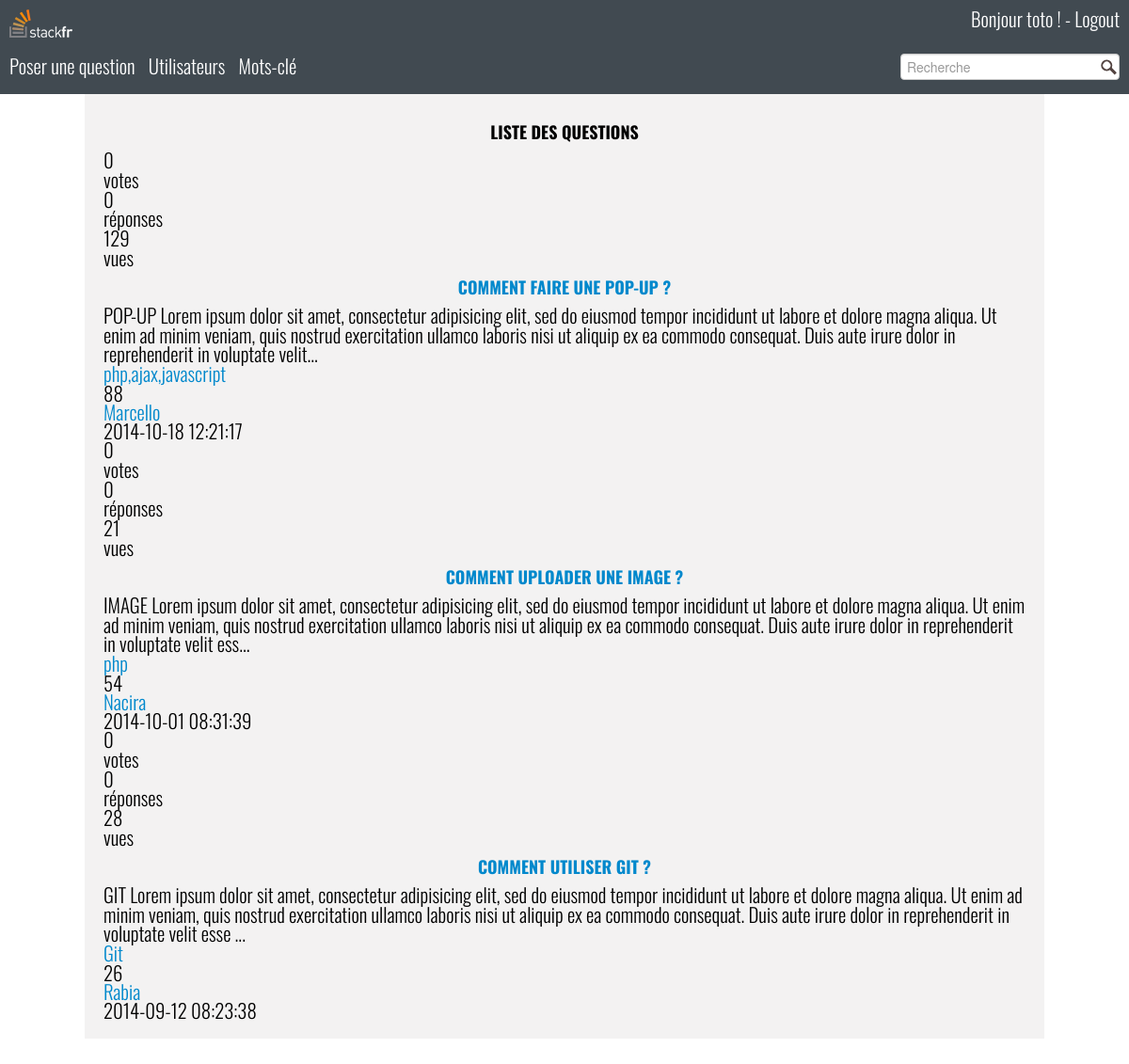
Screenshot of / (signed in) with the database file from the repository.
### tables this page shows
CREATE TABLE IF NOT EXISTS `question` (
  `id` int(11) NOT NULL AUTO_INCREMENT,
  `title` varchar(250) NOT NULL,
  `content` text NOT NULL,
  `tags` varchar(255) NOT NULL,
  `user_id` int(11) NOT NULL,
  `dateCreated` datetime NOT NULL,
  `dateModified` datetime NOT NULL,
  `vues` int(11) NOT NULL,
  `points` int(11) NOT NULL,
  PRIMARY KEY (`id`)
);

CREATE TABLE IF NOT EXISTS `user` (
  `id` int(11) NOT NULL AUTO_INCREMENT,
  `name` varchar(50) NOT NULL,
  `image` varchar(150) NOT NULL,
  `pseudo` varchar(100) NOT NULL,
  `mail` varchar(150) NOT NULL,
  `password` varchar(255) NOT NULL,
  `salt` varbinary(256) NOT NULL,
  `token` varchar(50) NOT NULL,
  `birthday` date NOT NULL,
  `job` varchar(150) NOT NULL,
  `location` varchar(100) NOT NULL,
  `lang` varchar(100) NOT NULL,
  `score` int(10) NOT NULL,
  `vote` int(10) NOT NULL,
  `websites` varchar(150) NOT NULL,
  `dateRegistred` date NOT NULL,
  `dateModified` date NOT NULL,
  `dateConnected` datetime NOT NULL,
  PRIMARY KEY (`id`)
);

### index.php (called while the page is built, shortened)
<?php
	include("db.php");
	include("inc/header.php");
	include("inc/nav.php");
	include("question_list.php");
	include("inc/footer.php");
?>

### question_list.php (the view)
 <?php
	$sql = "SELECT question.id,title,score,dateCreated,name,tags,		content,vues FROM question
				JOIN user ON question.user_id=user.id
				ORDER BY question.id DESC";
			$stmt = $dbh->prepare($sql);
			$stmt->execute();
			$questions = $stmt->fetchAll();
?>
<section class="container">
	<div class="qWrap">
		<h3 id="listeQ">Liste des Questions</h3>
		<?php
			foreach ($questions as $question){ ?>
		<div class="gauche">
			<div class="votes">
				<div class="compteur_votes">
					<span>0</span>
				</div>
				<p>votes</p>
			</div>
			<div class="reponses">
				<div class="compteur_reponses">
					<span>0</span>
				</div>
				<p>réponses</p>
			</div>
			<div class="vues">
				<div  class="compteur_vues">
					<span><?= $question['vues'];?></span>
				</div>
				<p>vues</p>
			</div>
		</div>
		<div class="question">
			<h3>
				<a href="detail_question.php?id=<?= $question['id'];?>"  class="lien_question" id="<?= $question['id'];?>" title=""><?php echo $question['title']; ?></a>
			</h3>
			<?php echo substr($question['content'],0,300)."..."; ?>
			<div class="tags">
				<a href="" id="tags" title="">
					<?= $question['tags'];?>
				</a>
			</div>
			<div class="date_user">
				<ul>
					<li class="score"><?= $question['score'];?></a></li>
					<li><a href="detail_profil.php?id=<?= $question['id'];?>"  class="lien_user" title=""><?= $question['name'];?></a></li>
					<li><?= $question['dateCreated'];?></a></li>
				</ul>
			</div>
		</div>
		<?php } ?>
	</div>
</section>

### css/style.css (style rules this page uses)
html, body, div, span, applet, object, iframe, h1, h2, h3, h4, h5, h6, p, blockquote, pre, a, abbr, acronym, address, big, cite, code, del, dfn, em, img, ins, kbd, q, s, samp, small, strike, strong, sub, sup, tt, var, b, u, i, center, dl, dt, dd, ol, ul, li, fieldset, form, label, legend, table, caption, tbody, tfoot, thead, tr, th, td, article, aside, canvas, details, embed, figure, figcaption, footer, header, hgroup, menu, nav, output, ruby, section, summary, time, mark, audio, video { margin: 0; padding: 0; border: 0; font-size: 100%; vertical-align: baseline; }
article, aside, details, figcaption, figure, footer, header, hgroup, menu, nav, section { display: block; }
body { line-height: 1; }
ol, ul { list-style: none; }
body { font: 300 1.3rem/1.3rem Oswald; color: #000; }
h3 { text-transform: uppercase; font-size: 18px; text-align: center; }
.container { width: 980px; zoom: 1; margin: 0 auto; background-color: #f3f2f2; padding: 20px; }
#tags { margin-top: 10px }

### rows the page displays
question: vues "129", title "COMMENT FAIRE UNE POP-UP ?", content "POP-UP Lorem ipsum dolor sit amet, consectetur adipisicing elit, sed do eiusmod tempor incididunt ut labore et dolore magna aliqua. Ut enim ad minim veniam, quis nostrud exercitation ullamco laboris nisi ut aliquip ex ea commodo consequat. Duis aute irure dolor in reprehenderit in voluptate velit", tags "php,ajax,javascript", user.score "88", user.name "Marcello", dateCreated "2014-10-18 12:21:17"
question: vues "21", title "COMMENT UPLOADER UNE IMAGE ?", content "IMAGE Lorem ipsum dolor sit amet, consectetur adipisicing elit, sed do eiusmod tempor incididunt ut labore et dolore magna aliqua. Ut enim ad minim veniam, quis nostrud exercitation ullamco laboris nisi ut aliquip ex ea commodo consequat. Duis aute irure dolor in reprehenderit in voluptate velit ess", tags "php", user.score "54", user.name "Nacira", dateCreated "2014-10-01 08:31:39"
question: vues "28", title "COMMENT UTILISER GIT ?", content "GIT Lorem ipsum dolor sit amet, consectetur adipisicing elit, sed do eiusmod tempor incididunt ut labore et dolore magna aliqua. Ut enim ad minim veniam, quis nostrud exercitation ullamco laboris nisi ut aliquip ex ea commodo consequat. Duis aute irure dolor in reprehenderit in voluptate velit esse", tags "Git", user.score "26", user.name "Rabia", dateCreated "2014-09-12 08:23:38"

### other values shown
$_SESSION['user']['pseudo'] "toto"
